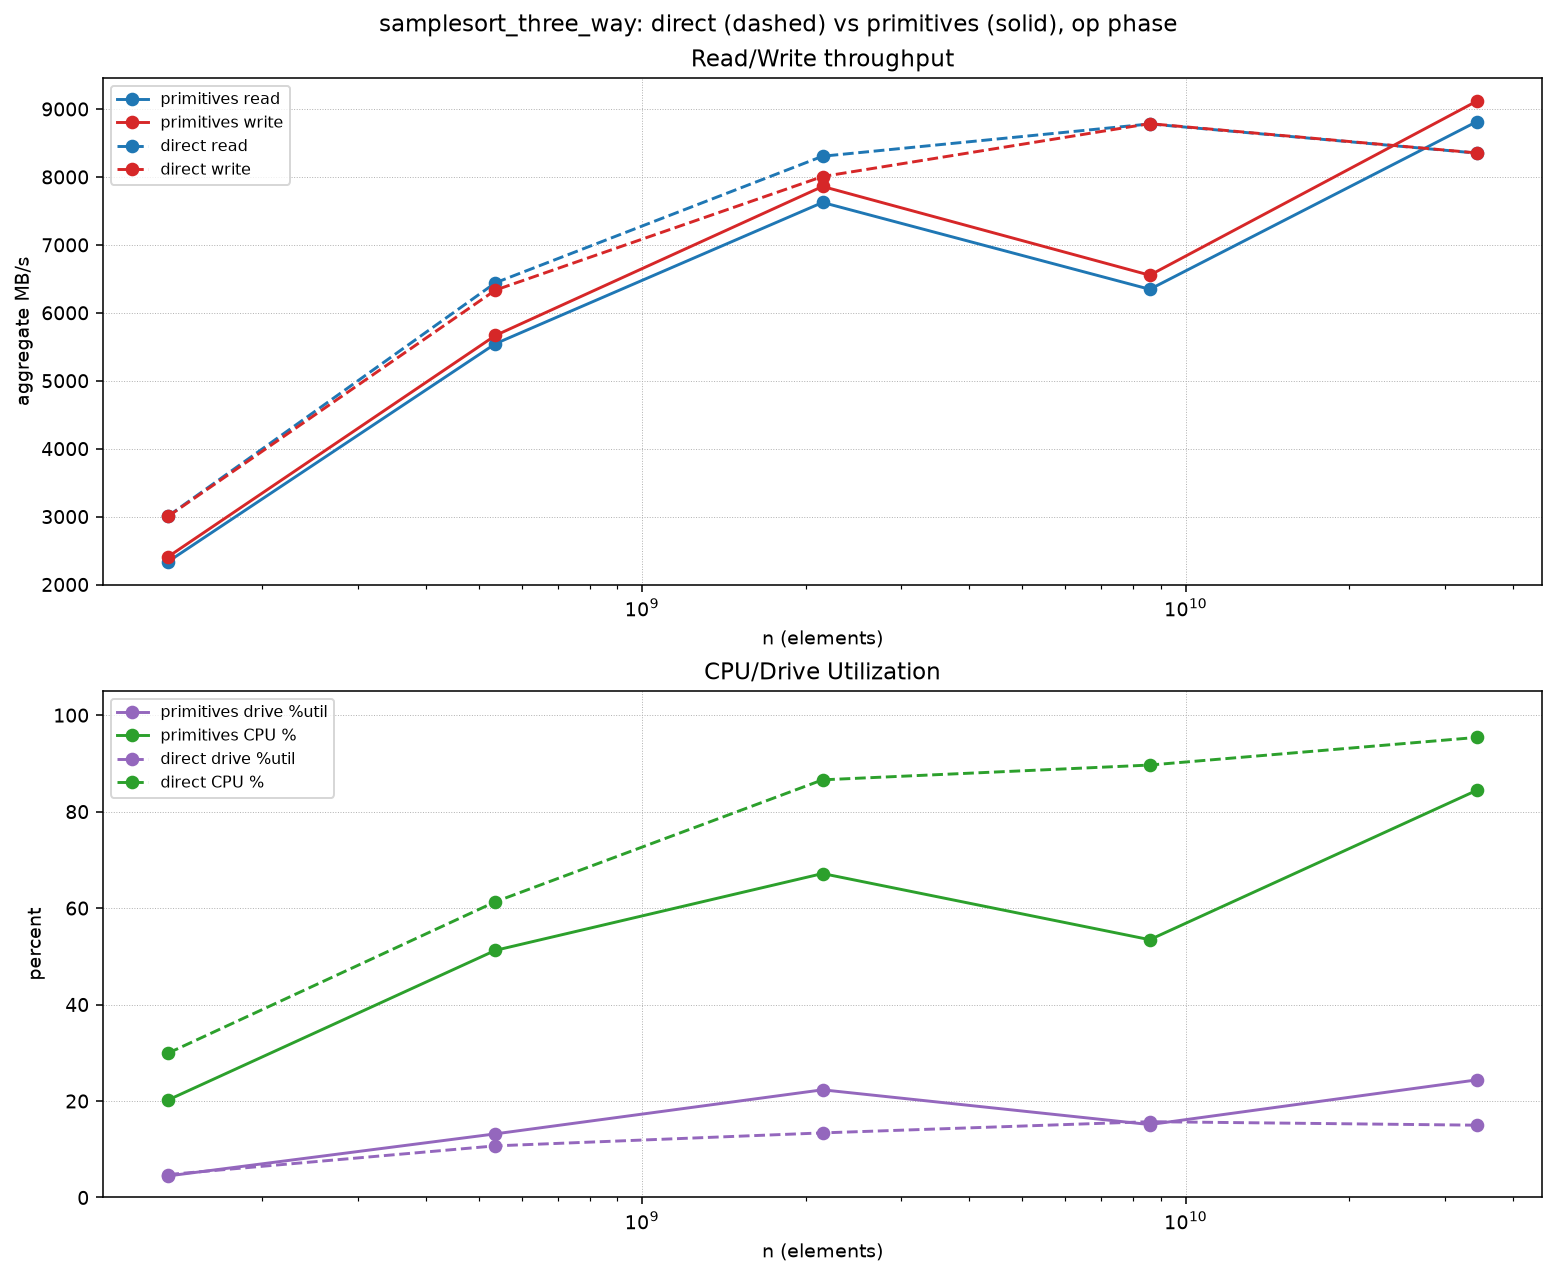

The Python source for this figure:
#!/usr/bin/env python3
"""Combined direct-vs-primitives samplesort I/O trace, sourced from
benchmarks/io_trace.py's io_sweep.csv (one row per input size, per-phase
averages for each algorithm).  Reproduces the look of the first two panels of
trace_direct.png/trace_primitives.png (benchresults/July17-SampleSortIO/) --
aggregate read/write throughput, and drive-util-vs-CPU -- but with direct and
primitives overlaid on the same two axes instead of separate files, and only
the op (sort) phase, not build.
"""
import argparse
import csv

import matplotlib

matplotlib.use("Agg")
import matplotlib.pyplot as plt

ALGOS = [("primitives", "-"), ("direct", "--")]


def load_rows(path):
    with open(path, newline="") as f:
        return list(csv.DictReader(f))


def series(rows, key):
    return [float(row[key]) for row in rows]


def build_figure(rows):
    ns = series(rows, "n")

    fig, (ax_bw, ax_bn) = plt.subplots(2, 1, figsize=(11, 9), constrained_layout=True)

    for algo, ls in ALGOS:
        rd = series(rows, f"{algo}_op_avg_read_mbps")
        wr = series(rows, f"{algo}_op_avg_write_mbps")
        ax_bw.plot(ns, rd, "o", linestyle=ls, color="tab:blue",
                   label=f"{algo} read")
        ax_bw.plot(ns, wr, "o", linestyle=ls, color="tab:red",
                   label=f"{algo} write")
    ax_bw.set_xscale("log")
    ax_bw.set_ylabel("aggregate MB/s")
    ax_bw.set_xlabel("n (elements)")
    ax_bw.set_title("Read/Write throughput")
    ax_bw.grid(True, linestyle=":", linewidth=0.5)
    ax_bw.legend(fontsize=8)

    for algo, ls in ALGOS:
        util = series(rows, f"{algo}_op_avg_util_pct")
        cpu = series(rows, f"{algo}_op_avg_cpu_pct")
        ax_bn.plot(ns, util, "o", linestyle=ls, color="tab:purple",
                   label=f"{algo} drive %util")
        ax_bn.plot(ns, cpu, "o", linestyle=ls, color="tab:green",
                   label=f"{algo} CPU %")
    ax_bn.set_xscale("log")
    ax_bn.set_ylabel("percent")
    ax_bn.set_ylim(0, 105)
    ax_bn.set_xlabel("n (elements)")
    ax_bn.set_title("CPU/Drive Utilization")
    ax_bn.grid(True, linestyle=":", linewidth=0.5)
    ax_bn.legend(fontsize=8)

    fig.suptitle("samplesort_three_way: direct (dashed) vs primitives (solid), op phase")
    return fig


def main():
    parser = argparse.ArgumentParser(description=__doc__)
    parser.add_argument("--csv", default="/home/acmyr/plaidlaylib/io_sweep.csv",
                         help="input io_sweep.csv path (default: %(default)s)")
    parser.add_argument("--out", default="figures/samplesort_throughput_utilization.png",
                         help="output PNG path (default: %(default)s)")
    args = parser.parse_args()

    rows = load_rows(args.csv)
    fig = build_figure(rows)
    fig.savefig(args.out, dpi=140, bbox_inches="tight")
    plt.close(fig)
    print(f"wrote {args.out}")


if __name__ == "__main__":
    main()
